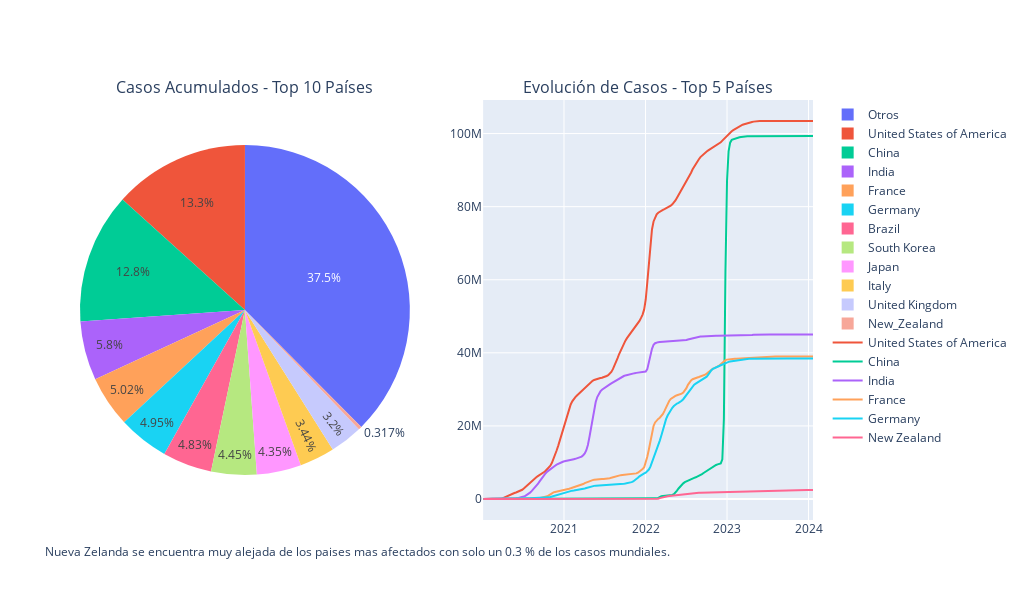

Write notebook code for a chart like this one.
### Code cell
# Crea una figura con 1 fila y 2 columnas
fig = make_subplots(rows=1, cols=2, 
                    subplot_titles=('Casos Acumulados - Top 10 Países', 'Evolución de Casos - Top 5 Países'), 
                    specs=[[{'type': 'domain'}, {'type': 'xy'}]])

# Agrega el gráfico de donuts
fig.add_trace(
    go.Pie(labels=top_10_paises.index, values=top_10_paises, name='Top 10 Países'),
    row=1, col=1
)

# Agrega el gráfico de líneas
for pais in top_5_paises.index:
    fig.add_trace(
        go.Scatter(x=total_acumulado_top_5.columns, y=total_acumulado_top_5.loc[pais], mode='lines', name=pais),
        row=1, col=2
    )

# Añade texto descriptivo al gráfico de donuts
fig.add_annotation(
    text="Nueva Zelanda se encuentra muy alejada de los paises mas afectados con solo un 0.3 % de los casos mundiales.",
    xref="paper", yref="paper",
    x=-0.05, y=-0.1, showarrow=False
)

# Ajusta el tamaño de la figura
fig.update_layout(height=600, width=1024)

# Muestra el gráfico
fig.show()

### Figure 1 — Plotly figure (JSON) as saved in the notebook; plotly's stock layout.template omitted (floating-point values rounded to 4 significant figures; data arrays with more than 128 entries replaced by an {"elided": "..."} marker saying what was removed)
{"data": [{"domain": {"x": [0, 0.45], "y": [0, 1]}, "labels": ["United States of America", "China", "India", "France", "Germany", "Brazil", "South Korea", "Japan", "Italy", "United Kingdom", "Otros", "New_Zealand"], "name": "Top 10 Países", "type": "pie", "values": [103436829, 99326423, 45023751, 38997490, 38437756, 37519960, 34571873, 33803572, 26693706, 24885790, 291531769, 2464757]}, {"mode": "lines", "name": "United States of America", "type": "scatter", "x": {"elided": "212 str values"}, "xaxis": "x", "y": {"elided": "212 int values"}, "yaxis": "y"}, {"mode": "lines", "name": "China", "type": "scatter", "x": {"elided": "212 str values"}, "xaxis": "x", "y": {"elided": "212 int values"}, "yaxis": "y"}, {"mode": "lines", "name": "India", "type": "scatter", "x": {"elided": "212 str values"}, "xaxis": "x", "y": {"elided": "212 int values"}, "yaxis": "y"}, {"mode": "lines", "name": "France", "type": "scatter", "x": {"elided": "212 str values"}, "xaxis": "x", "y": {"elided": "212 int values"}, "yaxis": "y"}, {"mode": "lines", "name": "Germany", "type": "scatter", "x": {"elided": "212 str values"}, "xaxis": "x", "y": {"elided": "212 int values"}, "yaxis": "y"}, {"mode": "lines", "name": "New Zealand", "type": "scatter", "x": {"elided": "212 str values"}, "xaxis": "x", "y": {"elided": "212 int values"}, "yaxis": "y"}], "layout": {"annotations": [{"font": {"size": 16}, "showarrow": false, "text": "Casos Acumulados - Top 10 Países", "x": 0.225, "xanchor": "center", "xref": "paper", "y": 1, "yanchor": "bottom", "yref": "paper"}, {"font": {"size": 16}, "showarrow": false, "text": "Evolución de Casos - Top 5 Países", "x": 0.775, "xanchor": "center", "xref": "paper", "y": 1, "yanchor": "bottom", "yref": "paper"}, {"showarrow": false, "text": "Nueva Zelanda se encuentra muy alejada de los paises mas afectados con solo un 0.3 % de los casos mundiales.", "x": -0.05, "xref": "paper", "y": -0.1, "yref": "paper"}], "height": 600, "width": 1024, "xaxis": {"anchor": "y", "domain": [0.55, 1]}, "yaxis": {"anchor": "x", "domain": [0, 1]}}}
